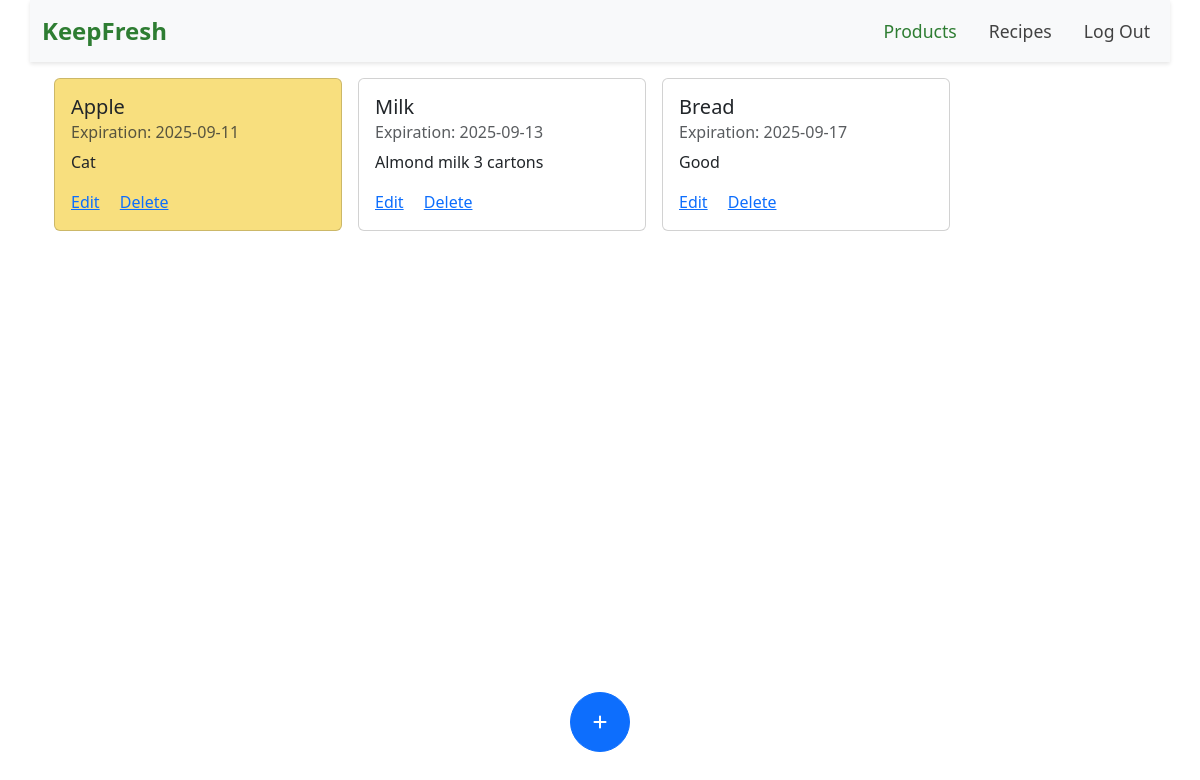
Before: / (signed in) with the older database file.
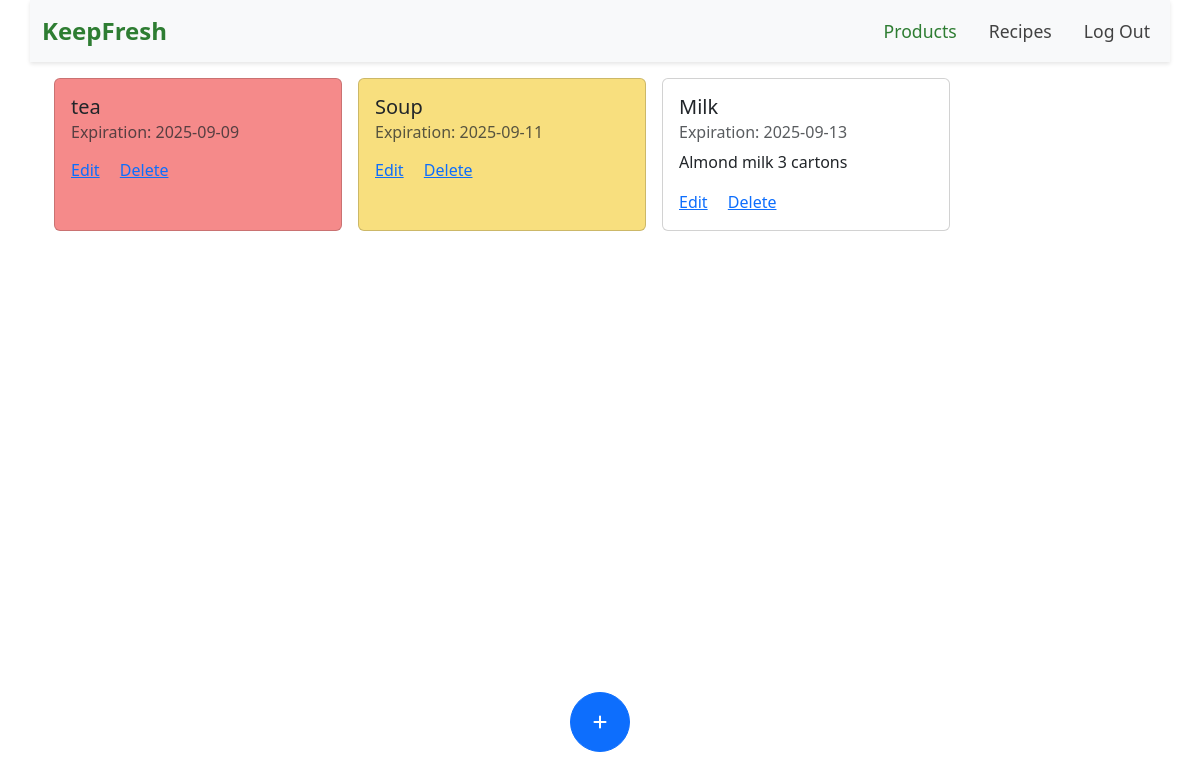
After: the same page with the newer database file.
### tables this page shows
CREATE TABLE items (
  id INTEGER PRIMARY KEY AUTOINCREMENT,
  name TEXT NOT NULL,
  expiration_date TEXT NOT NULL,
  user_id INTEGER NOT NULL, notes TEXT,
  FOREIGN KEY (user_id) REFERENCES users(id)
);

### app.py (the view)
@app.route('/', methods=['GET', 'POST'])
@login_required
def index():
    rows = query('SELECT id, name, expiration_date, notes FROM items WHERE user_id = ? ORDER BY expiration_date', session['user_id'])
    items_with_dates = []
    today = date.today()
    for item in rows:
        expiration_date_obj = datetime.strptime(item['expiration_date'], '%Y-%m-%d').date()
        days_left = (expiration_date_obj - today).days
        item_data = {
            "id": item['id'],
            "name": item['name'],
            "expiration_date": item['expiration_date'],
            "notes": item['notes'],
            "days_left": days_left
        }
        items_with_dates.append(item_data)
    return render_template("index.html", items=items_with_dates)

### helpers.py (called while the page is built)
def login_required(view):
    @functools.wraps(view)
    def wrapped_view(**kwargs):
        if session.get('user_id') is None:
            return redirect(url_for('login'))
        return view(**kwargs)
    return wrapped_view

def query(sql, *args):
    conn = sqlite3.connect('database.db')
    conn.row_factory = sqlite3.Row
    cur = conn.cursor()
    cur.execute(sql, args)
    rows = cur.fetchall()
    conn.close()
    return rows

### templates/index.html (shortened to what this page needs)
{% extends "layout.html" %}
{% block main %}
<section id="item-catalog" class="container d-flex flex-wrap gap-3 w-fit-content">
    {% for item in items %}
        {% set card_class = '' %}
        {% if item.days_left <= 1 %}
            {% set card_class='expired' %}
        {% elif item.days_left <=3 %}
            {% set card_class='expiring-soon' %}
        {% endif %}
        <div class="card {{ card_class }}" style="width: 18rem;">
            <div class="card-body">
                <h5 class="card-title">{{ item.name }}</h5>
                <h6 class="card-subtitle mb-2 text-body-secondary">Expiration: {{ item.expiration_date }}</h6>
                <p class="card-text">{{ item.notes }}</p>
                <a href="#" class="card-link" data-bs-toggle="modal" data-bs-target="#editItemModal"
                    data-item-id="{{ item.id }}" data-item-name="{{ item.name }}"
                    data-item-date="{{ item.expiration_date }}" data-item-notes="{{ item.notes }}">Edit</a>
                <a href="{{ url_for('delete', item_id=item.id) }}" class="card-link">Delete</a>
            </div>
        </div>
        {% endfor %}
</section>
<section id="add-item">
    <button type="button"
        class="btn btn-primary position-fixed bottom-0 start-50 translate-middle-x mb-5 rounded-pill add-btn"
        data-bs-toggle="modal" data-bs-target="#addItemModal">
        <i class="fa-solid fa-plus"></i>
    </button>
</section>
{% endblock %}

### templates/layout.html (shortened to what this page needs)
<!DOCTYPE html>
<html lang="en">
<head>
    <link href="https://cdn.jsdelivr.net/npm/bootstrap@5.3.8/dist/css/bootstrap.min.css" rel="stylesheet"
>
    <link rel="stylesheet" href="/static/styles.css">
</head>
<body>
    <header>
        <nav class="container navbar navbar-expand-sm navbar-light bg-light mb-3">
            <div class="container-fluid">
                <a class="navbar-brand" href="/">KeepFresh</a>
                <div class="collapse navbar-collapse justify-content-end" id="navbarNav">
                    <ul class="navbar-nav">
                        {% if session['user_id'] %}
                        <li class="nav-item">
                            <a class="nav-link active" href="#">Products</a>
                        </li>
                        <li class="nav-item">
                            <a class="nav-link" href="#">Recipes</a>
                        </li>
                        <li class="nav-item">
                            <a class="nav-link" href="/logout">Log Out</a>
                        </li>
                        {% endif %}
                    </ul>
                </div>
            </div>
        </nav>
    </header>
    <main class="container">
        {% block main %}{% endblock %}
    </main>
</body>
</html>

### static/styles.css (style rules this page uses)
.navbar { background-color: #ffffff; box-shadow: 0 2px 4px rgba(0, 0, 0, 0.1); }
.navbar .navbar-brand { font-weight: 600; font-size: 1.5rem; color: #2e7d32; }
.navbar-nav .nav-link { font-size: 1.1rem; color: #424242; margin-left: 1rem; transition: color 0.2s ease; }
.navbar-nav .nav-link.active { color: #2e7d32; font-weight: 500; }
.add-btn { width: 60px; height: 60px; }
.card.expired { background-color: rgb(245, 138, 138); }
.card.expiring-soon { background-color: rgb(248, 223, 126); }

Changed rows visible on the page:
removed items: name "Apple", expiration_date "2025-09-11", notes "Cat"
removed items: name "Bread", expiration_date "2025-09-17", notes "Good"
added items: name "tea", expiration_date "2025-09-09"
added items: name "Soup", expiration_date "2025-09-11"
